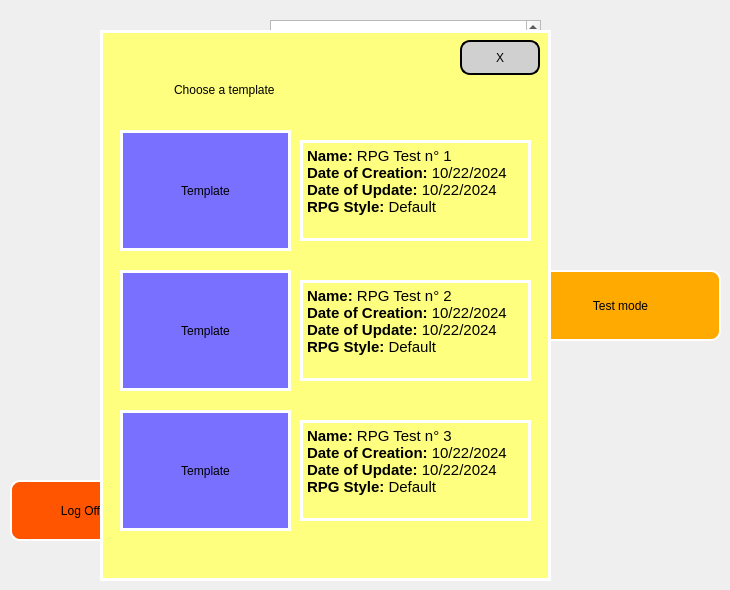
    <widget class="QWidget" name="Template_Gallery_Main_Page">
     <widget class="QTextBrowser" name="textBrowser_5">
      <property name="geometry">
       <rect>
        <x>270</x>
        <y>20</y>
        <width>271</width>
        <height>231</height>
       </rect>
      </property>
      <property name="html">
       <string>&lt;!DOCTYPE HTML PUBLIC &quot;-//W3C//DTD HTML 4.0//EN&quot; &quot;http://www.w3.org/TR/REC-html40/strict.dtd&quot;&gt;
&lt;html&gt;&lt;head&gt;&lt;meta name=&quot;qrichtext&quot; content=&quot;1&quot; /&gt;&lt;meta charset=&quot;utf-8&quot; /&gt;&lt;style type=&quot;text/css&quot;&gt;
p, li { white-space: pre-wrap; }
hr { height: 1px; border-width: 0; }
li.unchecked::marker { content: &quot;\2610&quot;; }
li.checked::marker { content: &quot;\2612&quot;; }
&lt;/style&gt;&lt;/head&gt;&lt;body style=&quot; font-family:'Segoe UI'; font-size:9pt; font-weight:400; font-style:normal;&quot;&gt;
&lt;p align=&quot;center&quot; style=&quot; margin-top:0px; margin-bottom:0px; margin-left:0px; margin-right:0px; -qt-block-indent:0; text-indent:0px;&quot;&gt;&lt;span style=&quot; font-size:48pt; font-weight:700; color:#ffff00; vertical-align:super;&quot;&gt;H&lt;/span&gt;&lt;/p&gt;
&lt;p align=&quot;center&quot; style=&quot; margin-top:0px; margin-bottom:0px; margin-left:0px; margin-right:0px; -qt-block-indent:0; text-indent:0px;&quot;&gt;&lt;span style=&quot; font-size:48pt; font-weight:700; color:#00aa00; vertical-align:super;&quot;&gt;KRITICAL&lt;/span&gt;&lt;/p&gt;
&lt;p align=&quot;center&quot; style=&quot; margin-top:0px; margin-bottom:0px; margin-left:0px; margin-right:0px; -qt-block-indent:0; text-indent:0px;&quot;&gt;&lt;span style=&quot; font-size:48pt; font-weight:700; color:#ffff00; vertical-align:super;&quot;&gt;     T&lt;/span&gt;&lt;/p&gt;
&lt;p align=&quot;center&quot; style=&quot;-qt-paragraph-type:empty; margin-top:0px; margin-bottom:0px; margin-left:0px; margin-right:0px; -qt-block-indent:0; text-indent:0px; font-size:48pt; font-weight:700; color:#ffff00; vertical-align:super;&quot;&gt;&lt;br /&gt;&lt;/p&gt;&lt;/body&gt;&lt;/html&gt;</string>
      </property>
     </widget>
     <widget class="QPushButton" name="pushButton_15">
      <property name="geometry">
       <rect>
        <x>100</x>
        <y>270</y>
        <width>201</width>
        <height>71</height>
       </rect>
      </property>
      <property name="styleSheet">
       <string notr="true">background-color: rgb(85, 255, 0);
color: rgb(255, 0, 0);
font: 900 16pt &quot;Segoe UI&quot;;</string>
      </property>
      <property name="text">
       <string>New Template  +</string>
      </property>
     </widget>
     <widget class="QPushButton" name="pushButton_16">
      <property name="geometry">
       <rect>
        <x>310</x>
        <y>330</y>
        <width>201</width>
        <height>71</height>
       </rect>
      </property>
      <property name="styleSheet">
       <string notr="true">background-color: rgb(255, 85, 0);
color: rgb(255, 0, 0);
font: 900 16pt &quot;Segoe UI&quot;;</string>
      </property>
      <property name="text">
       <string>Load Template</string>
      </property>
     </widget>
     <widget class="QPushButton" name="pushButton_17">
      <property name="geometry">
       <rect>
        <x>520</x>
        <y>270</y>
        <width>201</width>
        <height>71</height>
       </rect>
      </property>
      <property name="styleSheet">
       <string notr="true">background-color: rgb(255, 170, 0);
color: rgb(0, 0, 0);
font: 900 16pt &quot;Segoe UI&quot;;
border: 2px solid white;
border-radius: 10px;</string>
      </property>
      <property name="text">
       <string>Test mode</string>
      </property>
     </widget>
     <widget class="QPushButton" name="pushButton_18">
      <property name="geometry">
       <rect>
        <x>10</x>
        <y>480</y>
        <width>141</width>
        <height>61</height>
       </rect>
      </property>
      <property name="styleSheet">
       <string notr="true">background-color: rgb(255, 85, 0);
color: rgb(0, 0, 0);
font: 900 12pt &quot;Segoe UI&quot;;
border: 2px solid white;
border-radius: 10px;</string>
      </property>
      <property name="text">
       <string>Log Off</string>
      </property>
     </widget>
     <widget class="QWidget" name="verticalWidget_2" native="true">
      <property name="geometry">
       <rect>
        <x>100</x>
        <y>30</y>
        <width>451</width>
        <height>551</height>
       </rect>
      </property>
      <property name="styleSheet">
       <string notr="true">background-color: rgb(255, 255, 127);
border: 3px solid white
</string>
      </property>
      <widget class="QToolButton" name="toolButton_7">
       <property name="geometry">
        <rect>
         <x>360</x>
         <y>10</y>
         <width>80</width>
         <height>35</height>
        </rect>
       </property>
       <property name="minimumSize">
        <size>
         <width>80</width>
         <height>24</height>
        </size>
       </property>
       <property name="maximumSize">
        <size>
         <width>80</width>
         <height>16777215</height>
        </size>
       </property>
       <property name="styleSheet">
        <string notr="true">background-color: rgb(208, 208, 208);
color: rgb(0, 0, 0);
font: 900 italic 16pt &quot;Segoe UI&quot;;
border: 2px solid black;
border-radius: 10px;

</string>
       </property>
       <property name="text">
        <string>X</string>
       </property>
      </widget>
      <widget class="QLabel" name="label_4">
       <property name="geometry">
        <rect>
         <x>74</x>
         <y>42</y>
         <width>261</width>
         <height>36</height>
        </rect>
       </property>
       <property name="styleSheet">
        <string notr="true">background-color: rgb(255, 255, 127);
color: rgb(0, 0, 0);
font: 900 italic 20pt &quot;Segoe UI&quot;;
border: 0px solid white</string>
       </property>
       <property name="text">
        <string>Choose a template</string>
       </property>
      </widget>
      <widget class="QPushButton" name="pushButton_9">
       <property name="geometry">
        <rect>
         <x>20</x>
         <y>100</y>
         <width>171</width>
         <height>121</height>
        </rect>
       </property>
       <property name="styleSheet">
        <string notr="true">background-color: rgb(122, 112, 255);
color: rgb(0, 0, 0);
font: 900 16pt &quot;Segoe UI&quot;;</string>
       </property>
       <property name="text">
        <string>Template</string>
       </property>
      </widget>
      <widget class="QTextEdit" name="textEdit">
       <property name="geometry">
        <rect>
         <x>200</x>
         <y>110</y>
         <width>231</width>
         <height>101</height>
        </rect>
       </property>
       <property name="html">
        <string>&lt;!DOCTYPE HTML PUBLIC &quot;-//W3C//DTD HTML 4.0//EN&quot; &quot;http://www.w3.org/TR/REC-html40/strict.dtd&quot;&gt;
&lt;html&gt;&lt;head&gt;&lt;meta name=&quot;qrichtext&quot; content=&quot;1&quot; /&gt;&lt;meta charset=&quot;utf-8&quot; /&gt;&lt;style type=&quot;text/css&quot;&gt;
p, li { white-space: pre-wrap; }
hr { height: 1px; border-width: 0; }
li.unchecked::marker { content: &quot;\2610&quot;; }
li.checked::marker { content: &quot;\2612&quot;; }
&lt;/style&gt;&lt;/head&gt;&lt;body style=&quot; font-family:'Segoe UI'; font-size:9pt; font-weight:400; font-style:normal;&quot;&gt;
&lt;p style=&quot; margin-top:0px; margin-bottom:0px; margin-left:0px; margin-right:0px; -qt-block-indent:0; text-indent:0px;&quot;&gt;&lt;span style=&quot; font-size:11pt; font-weight:700; color:#000000;&quot;&gt;Name: &lt;/span&gt;&lt;span style=&quot; font-size:11pt; color:#000000;&quot;&gt;RPG Test n° 1&lt;br /&gt;&lt;/span&gt;&lt;span style=&quot; font-size:11pt; font-weight:700; color:#000000;&quot;&gt;Date of Creation: &lt;/span&gt;&lt;span style=&quot; font-size:11pt; color:#000000;&quot;&gt;10/22/2024&lt;br /&gt;&lt;/span&gt;&lt;span style=&quot; font-size:11pt; font-weight:700; color:#000000;&quot;&gt;Date of Update: &lt;/span&gt;&lt;span style=&quot; font-size:11pt; color:#000000;&quot;&gt;10/22/2024&lt;br /&gt;&lt;/span&gt;&lt;span style=&quot; font-size:11pt; font-weight:700; color:#000000;&quot;&gt;RPG Style:&lt;/span&gt;&lt;span style=&quot; font-size:11pt; color:#000000;&quot;&gt; Default&lt;/span&gt;&lt;/p&gt;&lt;/body&gt;&lt;/html&gt;</string>
       </property>
      </widget>
      <widget class="QPushButton" name="pushButton_10">
       <property name="geometry">
        <rect>
         <x>20</x>
         <y>240</y>
         <width>171</width>
         <height>121</height>
        </rect>
       </property>
       <property name="styleSheet">
        <string notr="true">background-color: rgb(122, 112, 255);
color: rgb(0, 0, 0);
font: 900 16pt &quot;Segoe UI&quot;;</string>
       </property>
       <property name="text">
        <string>Template</string>
       </property>
      </widget>
      <widget class="QPushButton" name="pushButton_11">
       <property name="geometry">
        <rect>
         <x>20</x>
         <y>380</y>
         <width>171</width>
         <height>121</height>
        </rect>
       </property>
       <property name="styleSheet">
        <string notr="true">background-color: rgb(122, 112, 255);
color: rgb(0, 0, 0);
font: 900 16pt &quot;Segoe UI&quot;;</string>
       </property>
       <property name="text">
        <string>Template</string>
       </property>
      </widget>
      <widget class="QTextEdit" name="textEdit_2">
       <property name="geometry">
        <rect>
         <x>200</x>
         <y>250</y>
         <width>231</width>
         <height>101</height>
        </rect>
       </property>
       <property name="html">
        <string>&lt;!DOCTYPE HTML PUBLIC &quot;-//W3C//DTD HTML 4.0//EN&quot; &quot;http://www.w3.org/TR/REC-html40/strict.dtd&quot;&gt;
&lt;html&gt;&lt;head&gt;&lt;meta name=&quot;qrichtext&quot; content=&quot;1&quot; /&gt;&lt;meta charset=&quot;utf-8&quot; /&gt;&lt;style type=&quot;text/css&quot;&gt;
p, li { white-space: pre-wrap; }
hr { height: 1px; border-width: 0; }
li.unchecked::marker { content: &quot;\2610&quot;; }
li.checked::marker { content: &quot;\2612&quot;; }
&lt;/style&gt;&lt;/head&gt;&lt;body style=&quot; font-family:'Segoe UI'; font-size:9pt; font-weight:400; font-style:normal;&quot;&gt;
&lt;p style=&quot; margin-top:0px; margin-bottom:0px; margin-left:0px; margin-right:0px; -qt-block-indent:0; text-indent:0px;&quot;&gt;&lt;span style=&quot; font-size:11pt; font-weight:700; color:#000000;&quot;&gt;Name: &lt;/span&gt;&lt;span style=&quot; font-size:11pt; color:#000000;&quot;&gt;RPG Test n° 2&lt;br /&gt;&lt;/span&gt;&lt;span style=&quot; font-size:11pt; font-weight:700; color:#000000;&quot;&gt;Date of Creation: &lt;/span&gt;&lt;span style=&quot; font-size:11pt; color:#000000;&quot;&gt;10/22/2024&lt;br /&gt;&lt;/span&gt;&lt;span style=&quot; font-size:11pt; font-weight:700; color:#000000;&quot;&gt;Date of Update: &lt;/span&gt;&lt;span style=&quot; font-size:11pt; color:#000000;&quot;&gt;10/22/2024&lt;br /&gt;&lt;/span&gt;&lt;span style=&quot; font-size:11pt; font-weight:700; color:#000000;&quot;&gt;RPG Style:&lt;/span&gt;&lt;span style=&quot; font-size:11pt; color:#000000;&quot;&gt; Default&lt;/span&gt;&lt;/p&gt;&lt;/body&gt;&lt;/html&gt;</string>
       </property>
      </widget>
      <widget class="QTextEdit" name="textEdit_3">
       <property name="geometry">
        <rect>
         <x>200</x>
         <y>390</y>
         <width>231</width>
         <height>101</height>
        </rect>
       </property>
       <property name="html">
        <string>&lt;!DOCTYPE HTML PUBLIC &quot;-//W3C//DTD HTML 4.0//EN&quot; &quot;http://www.w3.org/TR/REC-html40/strict.dtd&quot;&gt;
&lt;html&gt;&lt;head&gt;&lt;meta name=&quot;qrichtext&quot; content=&quot;1&quot; /&gt;&lt;meta charset=&quot;utf-8&quot; /&gt;&lt;style type=&quot;text/css&quot;&gt;
p, li { white-space: pre-wrap; }
hr { height: 1px; border-width: 0; }
li.unchecked::marker { content: &quot;\2610&quot;; }
li.checked::marker { content: &quot;\2612&quot;; }
&lt;/style&gt;&lt;/head&gt;&lt;body style=&quot; font-family:'Segoe UI'; font-size:9pt; font-weight:400; font-style:normal;&quot;&gt;
&lt;p style=&quot; margin-top:0px; margin-bottom:0px; margin-left:0px; margin-right:0px; -qt-block-indent:0; text-indent:0px;&quot;&gt;&lt;span style=&quot; font-size:11pt; font-weight:700; color:#000000;&quot;&gt;Name: &lt;/span&gt;&lt;span style=&quot; font-size:11pt; color:#000000;&quot;&gt;RPG Test n° 3&lt;br /&gt;&lt;/span&gt;&lt;span style=&quot; font-size:11pt; font-weight:700; color:#000000;&quot;&gt;Date of Creation: &lt;/span&gt;&lt;span style=&quot; font-size:11pt; color:#000000;&quot;&gt;10/22/2024&lt;br /&gt;&lt;/span&gt;&lt;span style=&quot; font-size:11pt; font-weight:700; color:#000000;&quot;&gt;Date of Update: &lt;/span&gt;&lt;span style=&quot; font-size:11pt; color:#000000;&quot;&gt;10/22/2024&lt;br /&gt;&lt;/span&gt;&lt;span style=&quot; font-size:11pt; font-weight:700; color:#000000;&quot;&gt;RPG Style:&lt;/span&gt;&lt;span style=&quot; font-size:11pt; color:#000000;&quot;&gt; Default&lt;/span&gt;&lt;/p&gt;&lt;/body&gt;&lt;/html&gt;</string>
       </property>
      </widget>
     </widget>
    </widget>
